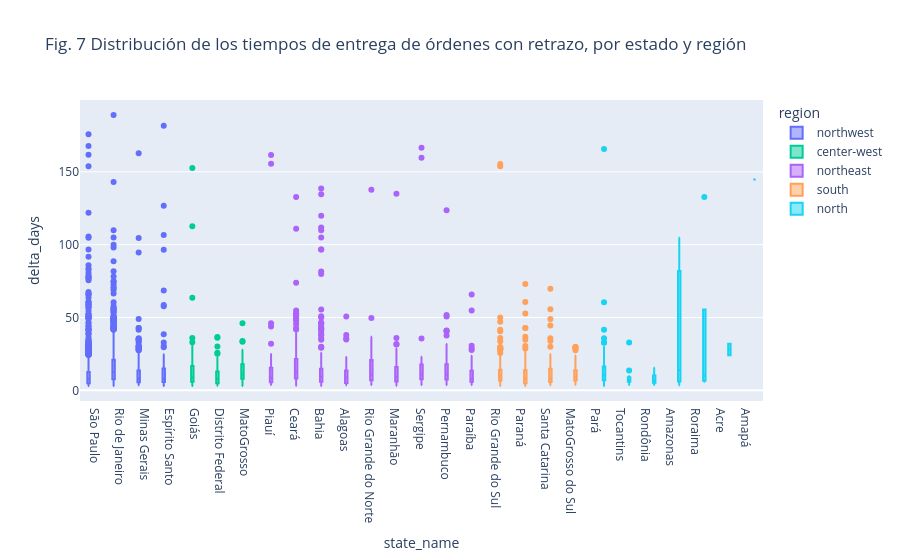

The notebook cell saved with this chart:
### Markdown cell above
De lo anterior, se desprende que la región noreste tiene muchos valores atípicos en los tiempos de entrega. Esta es una hipótesis interesante de análisis.

Para complementarla, se puede segmentar aun más la visualización a nivel estado:

### Code cell
fig = px.box(delivered.query(
    "delay_status == 'long_delay'"
),
    x="state_name",
    y="delta_days",
    color="region",
    title="Fig. 7 Distribución de los tiempos de entrega de órdenes con retrazo, por estado y región"
)

fig.show()

### Figure 1 — Plotly figure (JSON) as saved in the notebook; plotly's stock layout.template omitted (floating-point values rounded to 4 significant figures; data arrays with more than 128 entries replaced by an {"elided": "..."} marker saying what was removed)
{"data": [{"alignmentgroup": "True", "hovertemplate": "region=northwest<br>state_name=%{x}<br>delta_days=%{y}<extra></extra>", "legendgroup": "northwest", "marker": {"color": "#636efa"}, "name": "northwest", "notched": false, "offsetgroup": "northwest", "orientation": "v", "showlegend": true, "type": "box", "x": {"elided": "3141 str values"}, "x0": " ", "xaxis": "x", "y": {"elided": "3141 float values"}, "y0": " ", "yaxis": "y"}, {"alignmentgroup": "True", "hovertemplate": "region=center-west<br>state_name=%{x}<br>delta_days=%{y}<extra></extra>", "legendgroup": "center-west", "marker": {"color": "#00cc96"}, "name": "center-west", "notched": false, "offsetgroup": "center-west", "orientation": "v", "showlegend": true, "type": "box", "x": {"elided": "221 str values"}, "x0": " ", "xaxis": "x", "y": {"elided": "221 float values"}, "y0": " ", "yaxis": "y"}, {"alignmentgroup": "True", "hovertemplate": "region=northeast<br>state_name=%{x}<br>delta_days=%{y}<extra></extra>", "legendgroup": "northeast", "marker": {"color": "#ab63fa"}, "name": "northeast", "notched": false, "offsetgroup": "northeast", "orientation": "v", "showlegend": true, "type": "box", "x": {"elided": "964 str values"}, "x0": " ", "xaxis": "x", "y": {"elided": "964 float values"}, "y0": " ", "yaxis": "y"}, {"alignmentgroup": "True", "hovertemplate": "region=south<br>state_name=%{x}<br>delta_days=%{y}<extra></extra>", "legendgroup": "south", "marker": {"color": "#FFA15A"}, "name": "south", "notched": false, "offsetgroup": "south", "orientation": "v", "showlegend": true, "type": "box", "x": {"elided": "683 str values"}, "x0": " ", "xaxis": "x", "y": {"elided": "683 float values"}, "y0": " ", "yaxis": "y"}, {"alignmentgroup": "True", "hovertemplate": "region=north<br>state_name=%{x}<br>delta_days=%{y}<extra></extra>", "legendgroup": "north", "marker": {"color": "#19d3f3"}, "name": "north", "notched": false, "offsetgroup": "north", "orientation": "v", "showlegend": true, "type": "box", "x": {"elided": "133 str values"}, "x0": " ", "xaxis": "x", "y": {"elided": "133 float values"}, "y0": " ", "yaxis": "y"}], "layout": {"boxmode": "group", "legend": {"title": {"text": "region"}, "tracegroupgap": 0}, "title": {"text": "Fig. 7 Distribución de los tiempos de entrega de órdenes con retrazo, por estado y región"}, "xaxis": {"anchor": "y", "domain": [0, 1], "title": {"text": "state_name"}}, "yaxis": {"anchor": "x", "domain": [0, 1], "title": {"text": "delta_days"}}}}
